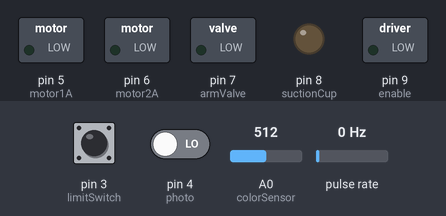
This sketch was run on a simulated Arduino Uno, built with avr-gcc and run on an emulated ATmega328P. On the bench: switched loads named in the sketch (green lamp = pin HIGH), output pins drawn as LEDs (lit = HIGH). Wiring (inferred from the names in the program): pulse sensor: data pin 2. The test bench sets the inputs (shaded band); at power-on: pin 4 (photo) LOW, pulse rate 0 Hz, pin 3 (limitSwitch) HIGH, A0 (colorSensor) = 512.

Above: at 1.2 s.
1.3 s: pin 4 (photo) driven HIGH
At 3.3 s:
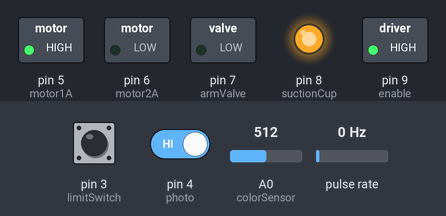
3.9 s: pulse rate (sensor on pin 2) set to 3 Hz
At 5.2 s:
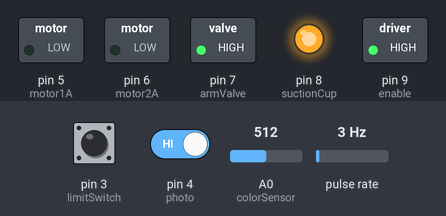
6.4 s: pin 3 (limitSwitch) pulled LOW for 3.2 s
At 9.1 s:
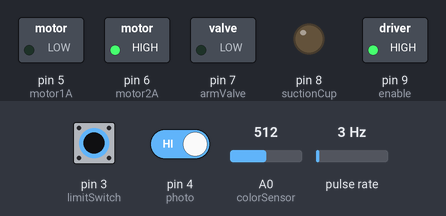
11.1 s: pin 4 (photo) driven LOW
14.1 s: pin 3 (limitSwitch) pulled LOW for 1 s
At 15.4 s:
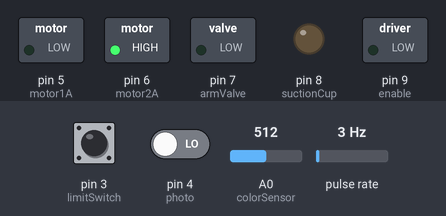
Timing chart, 0 to 17.1 s (numbered marks = the images above; inputs shaded):
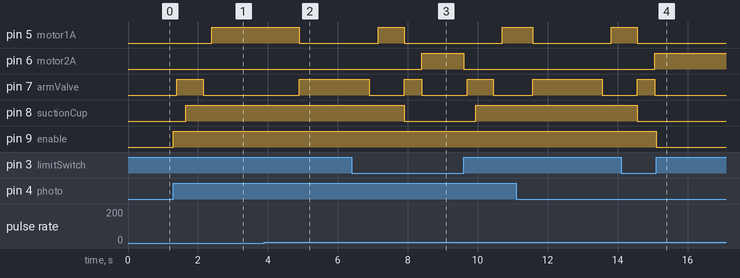

The sketch:

ColorSortingProgram.ino
```cpp
/*
This program was creeated for an Intermediate Programming Lab at Kennesaw State University.
Author: Levi Vande Kerkhoff
Date: 10/10/2023
*/


// ----- pin number constants -----

const int rotaryEncoder = 2; // this is attach interrupt 0
const int limitSwitch = 3;
const int photo = 4;
const int motor1A = 5;
const int motor2A = 6;
const int armValve = 7;
const int suctionCup = 8;
const int enable = 9;
const int colorSensor = A0;

// ----- constants -----

const int stopMotor = 0;
const int counterClockwise = 1;
const int clockwise = 2;
const int motorSpeed = 255;

const bool motorDir1 = LOW;
const bool motorDir2 = HIGH;

// ----- changing variables -----

volatile int count = 0, mode = 0, binPos = 1, colorVal;
volatile unsigned long lastPressTime = millis();

volatile bool nowButtonState;
volatile bool lastButtonState;
volatile bool stop = LOW;


// ----- the set up section -----

void setup() {
  // initialize serial communication at 9600 bits per second:
  Serial.begin(9600);

  // outputs
  pinMode(motor1A,        OUTPUT);
  pinMode(motor2A,        OUTPUT);
  pinMode(enable,         OUTPUT);
  pinMode(suctionCup,     OUTPUT);
  pinMode(armValve,       OUTPUT);

  // inputs
  pinMode(rotaryEncoder,  INPUT);
  pinMode(limitSwitch,    INPUT);
  pinMode(photo,          INPUT);
  pinMode(colorSensor,    INPUT);

  // start the program with the enable pin high
  analogWrite(enable, motorSpeed);

  // this function will be used by the rotary encoder to gauge the position of the robot arm
  // using the CHANGE mode of the attachInterrupt function effectively doubles the resolution of the encoder by using the rising and falling edges of the signals.
  attachInterrupt(digitalPinToInterrupt(rotaryEncoder), encoderInterrupt, CHANGE);
}


// ----- these are functions used in the loop -----

int getBinPos(int colorVal){
  if(colorVal <= 590)
    return 2; // the color is white (around 615 - 630)
  else if( colorVal > 585 && colorVal < 700)
    return 3; // the color is red (around 650)
  else if(colorVal > 700)
    return 1; // the color is blue
}

bool sortPuck(int bin, int count){
  // This is a function that checks to see if we are where we need to be or not.
  // Once we are where we need to be, we will STOP the bot and wait a second.
  if(bin == 1 && count >= 3)
    return HIGH;
  else if(bin == 2 && count >= 5)
    return HIGH;
  else if(bin == 3 && count >= 7)
    return HIGH;
  else
    return LOW;
}

void printData(){ // This function prints the current encoder count, mode, and bin location. This is for debugging purposes.
  Serial.print("  count: ");
  Serial.print(count);
  Serial.print("  mode: ");
  Serial.print(mode);
  Serial.print("  bin: ");
  Serial.println(binPos);
}

void motorDirection(int dir){ // this function controls the motion of the robot arm.
  if(dir == 0){ // stop by putting both values low
    digitalWrite(motor1A, LOW);
    digitalWrite(motor2A, LOW);
  }
  else if(dir == 1){ // counter clockwise
    digitalWrite(motor1A, motorDir1);
    digitalWrite(motor2A, motorDir2);
  }
  else if(dir == 2){ // clockwise
    digitalWrite(motor1A, !motorDir1);
    digitalWrite(motor2A, !motorDir2);
  }
}

void encoderInterrupt(){
  nowButtonState = digitalRead(rotaryEncoder); // this sets the button state. this is the rotary encoder
  if(nowButtonState == !lastButtonState && millis() - lastPressTime > 50){ // if the button state is high and time between clicks (current time - last known press time) is less than 50
    count++; // increase button press count. this is our counter for the arm rotations
    lastPressTime = millis(); // storing the current time of the global clock for for the next if statement calculation as shown above
  }
  lastButtonState = nowButtonState; // reset the now button state
}


// ----- the loop routine runs over and over again forever:

void loop() {
  stop = digitalRead(limitSwitch); // this is the variable that tells the motor to stop rotating once it reaches the limit switch

  if(mode == 0){ // this is the return to home mode and default mode. This mode waits for pucks to sort based on the phototransitor value.
    if(stop == LOW){ // return to home if stop is low
      motorDirection(counterClockwise); // counter clock wise
    }
    else if(stop == HIGH && digitalRead(photo) == LOW){ // if stop is high and there is no puck stop but don't change modes
      analogWrite(enable, 0); // this sets the enable pin on the H-bridge low to stop the motor
    }
    else{
      analogWrite(enable, motorSpeed); // sets the motor speed for the rest of operation
      motorDirection(stopMotor); // stop motor and pick up the puck
      delay(100);
      digitalWrite(armValve, HIGH); // lower the arm
      delay(250);
      digitalWrite(suctionCup, HIGH); // generate the vacuum against the puck
      delay(500);
      digitalWrite(armValve, LOW); // raise the arm
      delay(250);
      mode = 1; // continue to next mode
      count = 0; // reset the positional count
    }
  }
  else if(mode == 1){ // this goes to the color sensor
    if(count < 6){ // while there is fewer than 6 encoder clicks, keep turning clockwise
      motorDirection(clockwise); // clockwise
    }
    else{ // if greater than or equal to 4, stop the robot
      motorDirection(stopMotor); // stop the arm's rotation now that it is above the color sensor
      digitalWrite(armValve, HIGH); // lower the arm
      delay(1500); // delay to obtain an accurate reading from the sensor
      colorVal = analogRead(A0); // read the color value given by the analog color sensor
      binPos = getBinPos(colorVal); // call the getBinPos() function to assign the bin position
      delay(500);
      digitalWrite(armValve, LOW); // raise the arm
      //printData(); // serial monitor print function found above for debugging
      delay(250);
      mode = 2; // continue to next mode
      count = 0; // reset the positional count
    }
  }
  else if(mode == 2){
    if(sortPuck(binPos, count) == LOW){ // rotate until the arm is at the correct location
      motorDirection(clockwise);
    }
    else if(sortPuck(binPos, count) == HIGH){ // arm is at the correct bin location
      motorDirection(stopMotor);// stop rotation
      // printData(); // serial monitor print function found above for debugging
      digitalWrite(armValve, HIGH); // lower the arm
      digitalWrite(suctionCup, LOW); // release the vacuum to release the puck
      delay(500);
      digitalWrite(armValve, LOW); // raise the arm
      mode = 0; // continue to the default mode to start homing
      count = 0; // reset the positional count
    }
  }
}
```

Measured:
- the behaviour switches between 1 and 2 Hz on pulse rate (sensor on pin 2) (found by bisection; images 1 and 2)
- after the input at 1.3 s, pin 5 (motor1A): LOW → HIGH after 1.1 s; pin 7 (armValve): LOW → HIGH after 0.10 s, → LOW 0.75 s later; pin 8 (suctionCup): LOW → HIGH after 0.35 s; pin 9 (enable): LOW → HIGH at once
- after the input at 3.9 s, pin 5 (motor1A): HIGH → LOW after 1.0 s; pin 7 (armValve): LOW → HIGH after 1.0 s
- after the input at 6.4 s, pin 6 (motor2A): LOW → HIGH after 2.0 s, → LOW 1.2 s later
- after the input at 14.1 s, pin 6 (motor2A): LOW → HIGH after 0.97 s
